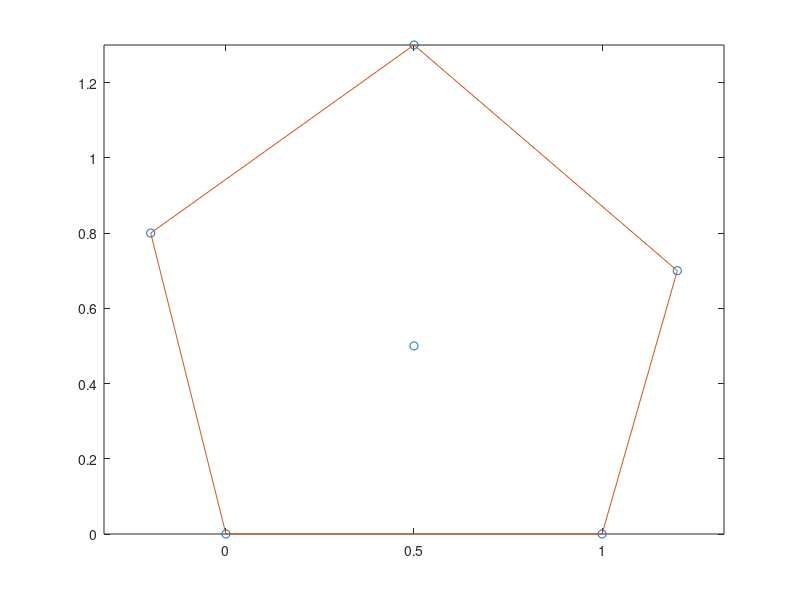

Here is the MATLAB script that generated this plot:
%=============================================================================
% Copyright (c) 2016-present Allan CORNET (Nelson)
%=============================================================================
% This file is part of Nelson.
%=============================================================================
% LICENCE_BLOCK_BEGIN
% SPDX-License-Identifier: LGPL-3.0-or-later
% LICENCE_BLOCK_END
%=============================================================================
% Compute and display the convex hull of a point set.
points = [0, 0; 1, 0; 1.2, 0.7; 0.5, 1.3; -0.2, 0.8; 0.5, 0.5];
indices = convhull(points(:, 1), points(:, 2));
figure();
plot(points(:, 1), points(:, 2), 'o');
hold on;
plot(points(indices, 1), points(indices, 2), '-');
axis equal;
